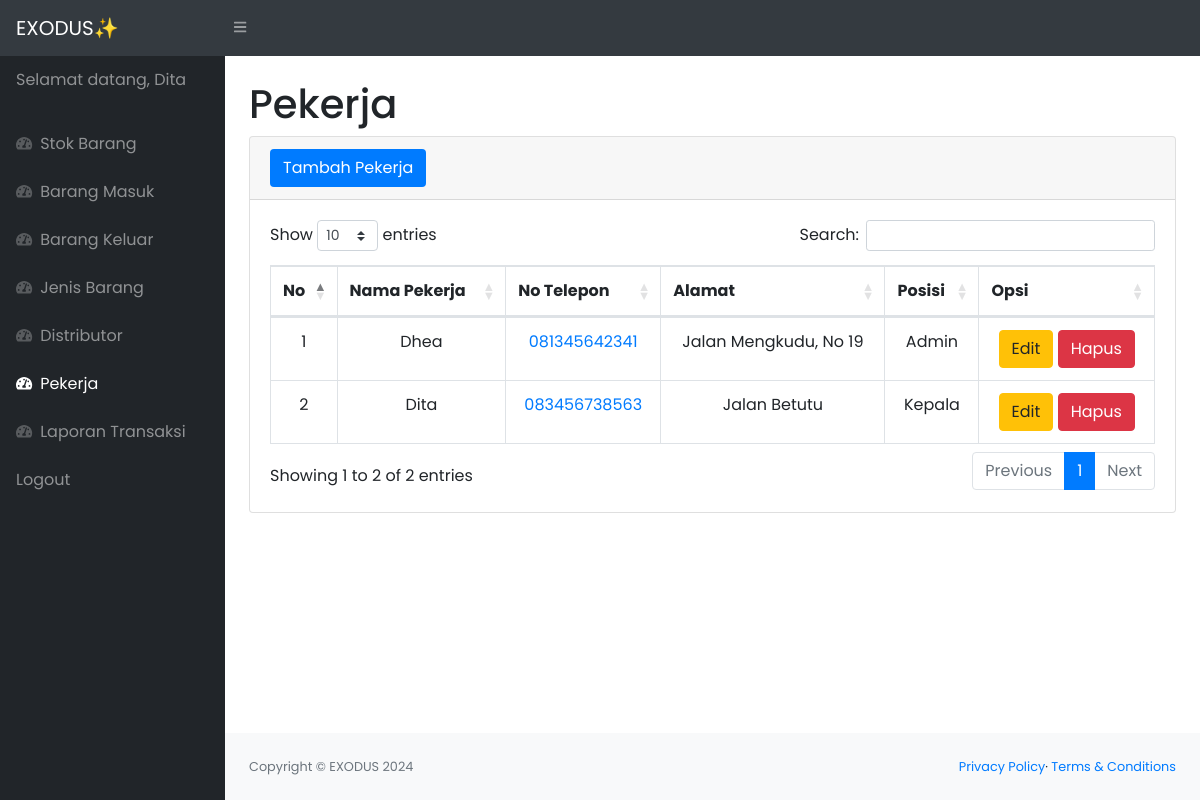
Page /index.php?page=pekerja (signed in) on the committed database.
### tables this page shows
CREATE TABLE `pekerja` (
  `id_pekerja` int(11) NOT NULL,
  `nama_pekerja` varchar(20) NOT NULL,
  `no_telp` varchar(12) NOT NULL,
  `alamat_pekerja` varchar(50) NOT NULL,
  `jabatan` varchar(50) NOT NULL
);

### pages/pekerja.php (the view, shortened to what this page needs)
<main>
  <div class="container-fluid">
    <h1 class="mt-4">Pekerja</h1>
    <div class="card mb-4">
      <div class="card-header">
        <button type="button" class="btn bg-primary text-white" data-toggle="modal" data-target="#myModal"> Tambah Pekerja </button>
      </div>
      <div class="card-body">
        <div class="table-responsive">
          <table class="table table-bordered" id="dataTable" width="100%" cellspacing="0">
            <thead>
              <tr align="center">
                <th>No</th>
                <th>Nama Pekerja</th>
                <th>No Telepon</th>
                <th>Alamat</th>
                <th>Posisi</th>
                <th>Opsi</th>
              </tr>
            </thead>
            <tbody>
              <?php
              $listpekerja = mysqli_query($koneksi, "select * from pekerja");
              $i = 1;
              while ($data = mysqli_fetch_array($listpekerja)) {
                $nama = $data['nama_pekerja'];
                $alamat = $data['alamat_pekerja'];
                $notelp = $data['no_telp'];
                $id = $data['id_pekerja'];
                $posisi = $data['jabatan'];
                $notelpLink = str_replace(["-", " "], "", $notelp);
                if (substr($notelpLink, 0, 2) != "62") {
                  $notelpLink = "62" . $notelpLink;
                }
                $whatsappLink = "https://wa.me/$notelpLink";
              ?>
                <tr align="center">
                  <td><?= $i++; ?></td>
                  <td><?= $nama; ?></td>
                  <td><a href="<?= $whatsappLink; ?>" target="_blank"><?= $notelp; ?></a></td>
                  <td><?= $alamat; ?></td>
                  <td><?= $posisi; ?></td>
                  <?php include './components/action_button.php'; ?>
                </tr>
              <?php
              };
              ?>
            </tbody>
          </table>
        </div>
      </div>
    </div>
  </div>
</main>

### components/action_button.php
<td>
  <button type="button" class="btn btn-warning" data-toggle="modal" data-target="#edit<?= $id; ?>">Edit</button>
  <?php if ($role == 'Kepala') : ?>
    <button type="button" class="btn btn-danger" data-toggle="modal" data-target="#delete<?= $id; ?>">Hapus</button>
  <?php endif; ?>
</td>

### rows in the picture
pekerja: nama_pekerja "Dhea", no_telp "081345642341", alamat_pekerja "Jalan Mengkudu, No 19", jabatan "Admin"
pekerja: nama_pekerja "Dita", no_telp "083456738563", alamat_pekerja "Jalan Betutu", jabatan "Kepala"

### other values in the picture
$pekerja "Dita"
